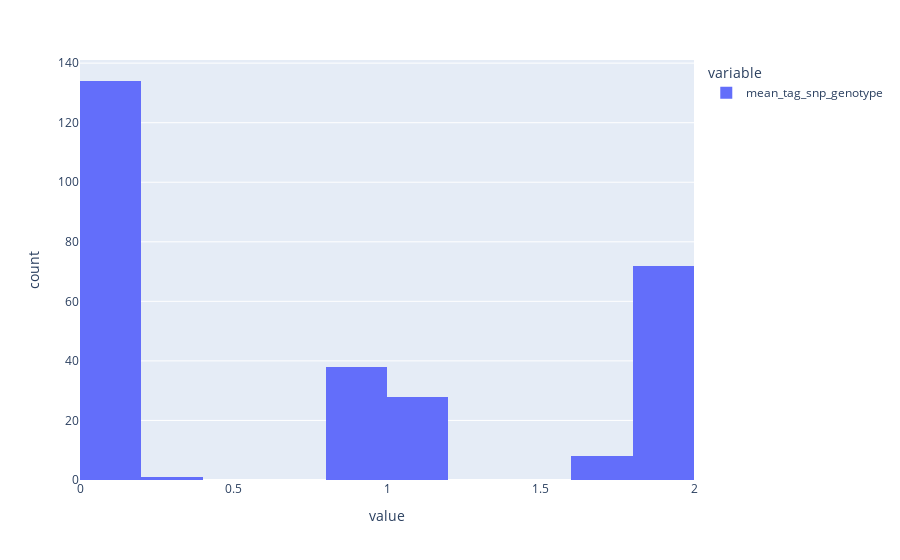

Notebook code cell kept with this figure:
### Code cell
pca_df_2rb["mean_tag_snp_genotype"].hist(backend="plotly")

### Figure 1 — Plotly figure (JSON) as saved in the notebook; plotly's stock layout.template omitted (floating-point values rounded to 4 significant figures; data arrays with more than 128 entries replaced by an {"elided": "..."} marker saying what was removed)
{"data": [{"alignmentgroup": "True", "bingroup": "x", "hovertemplate": "variable=mean_tag_snp_genotype<br>value=%{x}<br>count=%{y}<extra></extra>", "legendgroup": "mean_tag_snp_genotype", "marker": {"color": "#636efa", "pattern": {"shape": ""}}, "name": "mean_tag_snp_genotype", "offsetgroup": "mean_tag_snp_genotype", "orientation": "v", "showlegend": true, "type": "histogram", "x": {"elided": "281 float values"}, "xaxis": "x", "yaxis": "y"}], "layout": {"autosize": true, "barmode": "relative", "legend": {"title": {"text": "variable"}, "tracegroupgap": 0}, "margin": {"t": 60}, "xaxis": {"anchor": "y", "autorange": true, "domain": [0, 1], "range": [1.388e-16, 2.0], "title": {"text": "value"}, "type": "linear"}, "yaxis": {"anchor": "x", "autorange": true, "domain": [0, 1], "range": [0, 141.1], "title": {"text": "count"}}}}
